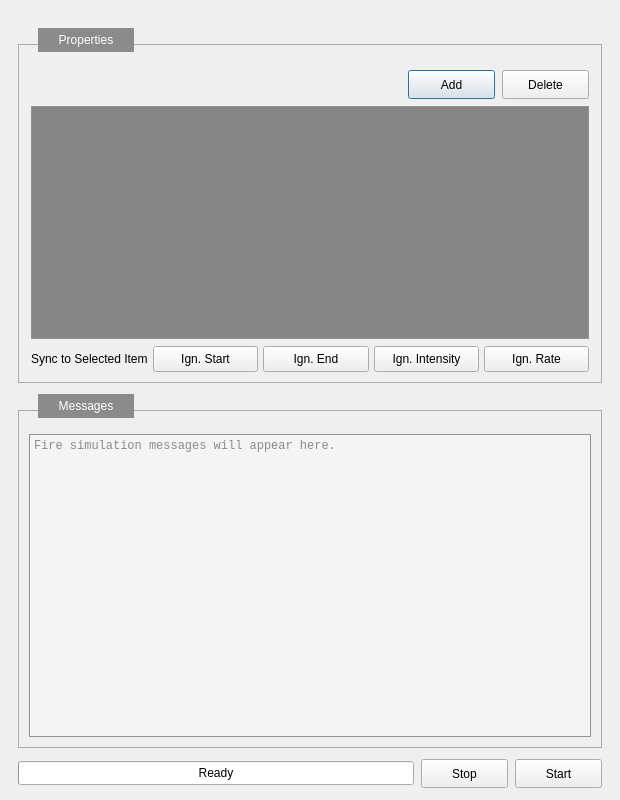
<?xml version="1.0" encoding="UTF-8"?>
<ui version="4.0">
 <class>DlgWorldOptionFireEditor</class>
 <widget class="QDialog" name="DlgWorldOptionFireEditor">
  <property name="geometry">
   <rect>
    <x>0</x>
    <y>0</y>
    <width>620</width>
    <height>800</height>
   </rect>
  </property>
  <property name="minimumSize">
   <size>
    <width>550</width>
    <height>620</height>
   </size>
  </property>
  <property name="windowTitle">
   <string>World Option - Fire</string>
  </property>
  <layout class="QVBoxLayout" name="verticalLayoutWorldOptionFireEditor">
   <property name="spacing">
    <number>11</number>
   </property>
   <property name="leftMargin">
    <number>18</number>
   </property>
   <property name="topMargin">
    <number>28</number>
   </property>
   <property name="rightMargin">
    <number>18</number>
   </property>
   <property name="bottomMargin">
    <number>12</number>
   </property>
   <item stretch="5">
    <widget class="QGroupBox" name="gbWorldOptionFireProperties">
     <property name="title">
      <string>Properties</string>
     </property>
     <property name="styleSheet">
      <string notr="true">QGroupBox#gbWorldOptionFireProperties {
    border: 1px solid #aaaaaa;
    margin-top: 16px;
}
QGroupBox#gbWorldOptionFireProperties::title {
    subcontrol-origin: margin;
    subcontrol-position: top left;
    left: 20px;
    padding: 5px 19px;
    background-color: #8b8b8b;
    color: white;
}
QListWidget#lstwWorldOptionFireProperties {
    background-color: #858585;
    border: 1px solid #929292;
    outline: none;
}
QListWidget#lstwWorldOptionFireProperties::item {
    border: 2px solid transparent;
    padding: 3px;
}
QListWidget#lstwWorldOptionFireProperties::item:selected {
    background-color: #2389bf;
    border-color: #2389bf;
}
</string>
     </property>
     <layout class="QVBoxLayout" name="verticalLayoutWorldOptionFireProperties">
      <property name="spacing">
       <number>7</number>
      </property>
      <property name="leftMargin">
       <number>10</number>
      </property>
      <property name="topMargin">
       <number>22</number>
      </property>
      <property name="rightMargin">
       <number>10</number>
      </property>
      <property name="bottomMargin">
       <number>8</number>
      </property>
      <item>
       <layout class="QHBoxLayout" name="horizontalLayoutWorldOptionFireActions">
        <property name="spacing">
         <number>7</number>
        </property>
        <property name="leftMargin">
         <number>0</number>
        </property>
        <property name="topMargin">
         <number>0</number>
        </property>
        <property name="rightMargin">
         <number>0</number>
        </property>
        <property name="bottomMargin">
         <number>0</number>
        </property>
        <item>
         <spacer name="horizontalSpacerWorldOptionFireActions">
          <property name="orientation">
           <enum>Qt::Horizontal</enum>
          </property>
          <property name="sizeHint" stdset="0">
           <size>
            <width>1</width>
            <height>20</height>
           </size>
          </property>
         </spacer>
        </item>
        <item>
         <widget class="QPushButton" name="btnWorldOptionFireAdd">
          <property name="text">
           <string>Add</string>
          </property>
          <property name="minimumSize">
           <size>
            <width>87</width>
            <height>29</height>
           </size>
          </property>
          <property name="maximumSize">
           <size>
            <width>87</width>
            <height>16777215</height>
           </size>
          </property>
         </widget>
        </item>
        <item>
         <widget class="QPushButton" name="btnWorldOptionFireDelete">
          <property name="text">
           <string>Delete</string>
          </property>
          <property name="minimumSize">
           <size>
            <width>87</width>
            <height>29</height>
           </size>
          </property>
          <property name="maximumSize">
           <size>
            <width>87</width>
            <height>16777215</height>
           </size>
          </property>
         </widget>
        </item>
       </layout>
      </item>
      <item>
       <widget class="QListWidget" name="lstwWorldOptionFireProperties">
        <property name="selectionMode">
         <enum>QAbstractItemView::SingleSelection</enum>
        </property>
        <property name="verticalScrollMode">
         <enum>QAbstractItemView::ScrollPerPixel</enum>
        </property>
        <property name="horizontalScrollBarPolicy">
         <enum>Qt::ScrollBarAlwaysOff</enum>
        </property>
       </widget>
      </item>
      <item>
       <layout class="QHBoxLayout" name="horizontalLayoutWorldOptionFireSync">
        <property name="spacing">
         <number>5</number>
        </property>
        <property name="leftMargin">
         <number>0</number>
        </property>
        <property name="topMargin">
         <number>0</number>
        </property>
        <property name="rightMargin">
         <number>0</number>
        </property>
        <property name="bottomMargin">
         <number>0</number>
        </property>
        <item>
         <widget class="QLabel" name="lbWorldOptionFireSyncToSelectedItem">
          <property name="text">
           <string>Sync to Selected Item</string>
          </property>
         </widget>
        </item>
        <item>
         <widget class="QPushButton" name="btnWorldOptionFireSyncIgnStart">
          <property name="text">
           <string>Ign. Start</string>
          </property>
          <property name="minimumSize">
           <size>
            <width>0</width>
            <height>26</height>
           </size>
          </property>
         </widget>
        </item>
        <item>
         <widget class="QPushButton" name="btnWorldOptionFireSyncIgnEnd">
          <property name="text">
           <string>Ign. End</string>
          </property>
          <property name="minimumSize">
           <size>
            <width>0</width>
            <height>26</height>
           </size>
          </property>
         </widget>
        </item>
        <item>
         <widget class="QPushButton" name="btnWorldOptionFireSyncIgnIntensity">
          <property name="text">
           <string>Ign. Intensity</string>
          </property>
          <property name="minimumSize">
           <size>
            <width>0</width>
            <height>26</height>
           </size>
          </property>
         </widget>
        </item>
        <item>
         <widget class="QPushButton" name="btnWorldOptionFireSyncIgnRate">
          <property name="text">
           <string>Ign. Rate</string>
          </property>
          <property name="minimumSize">
           <size>
            <width>0</width>
            <height>26</height>
           </size>
          </property>
         </widget>
        </item>
       </layout>
      </item>
     </layout>
    </widget>
   </item>
   <item stretch="2">
    <widget class="QGroupBox" name="gbWorldOptionFireMessages">
     <property name="minimumSize">
      <size>
       <width>0</width>
       <height>145</height>
      </size>
     </property>
     <property name="title">
      <string>Messages</string>
     </property>
     <property name="styleSheet">
      <string notr="true">QGroupBox#gbWorldOptionFireMessages {
    border: 1px solid #aaaaaa;
    margin-top: 16px;
}
QGroupBox#gbWorldOptionFireMessages::title {
    subcontrol-origin: margin;
    subcontrol-position: top left;
    left: 20px;
    padding: 5px 19px;
    background-color: #8b8b8b;
    color: white;
}
QPlainTextEdit#pteWorldOptionFireMessages {
    background-color: #f4f4f4;
    color: #222222;
    border: 1px solid #929292;
    font-family: monospace;
    font-size: 9pt;
}</string>
     </property>
     <layout class="QVBoxLayout" name="verticalLayoutWorldOptionFireMessages">
      <property name="leftMargin">
       <number>8</number>
      </property>
      <property name="topMargin">
       <number>20</number>
      </property>
      <property name="rightMargin">
       <number>8</number>
      </property>
      <property name="bottomMargin">
       <number>8</number>
      </property>
      <item>
       <widget class="QPlainTextEdit" name="pteWorldOptionFireMessages">
        <property name="minimumSize">
         <size>
          <width>0</width>
          <height>105</height>
         </size>
        </property>
        <property name="readOnly">
         <bool>true</bool>
        </property>
        <property name="maximumBlockCount">
         <number>300</number>
        </property>
        <property name="placeholderText">
         <string>Fire simulation messages will appear here.</string>
        </property>
       </widget>
      </item>
     </layout>
    </widget>
   </item>
   <item>
    <layout class="QHBoxLayout" name="horizontalLayoutWorldOptionFireBottom">
     <property name="spacing">
      <number>7</number>
     </property>
     <property name="leftMargin">
      <number>0</number>
     </property>
     <property name="topMargin">
      <number>0</number>
     </property>
     <property name="rightMargin">
      <number>0</number>
     </property>
     <property name="bottomMargin">
      <number>0</number>
     </property>
     <item stretch="1">
      <widget class="QProgressBar" name="prgWorldOptionFireProgress">
       <property name="sizePolicy">
        <sizepolicy hsizetype="Expanding" vsizetype="Fixed">
         <horstretch>1</horstretch>
         <verstretch>0</verstretch>
        </sizepolicy>
       </property>
       <property name="minimumSize">
        <size>
         <width>120</width>
         <height>24</height>
        </size>
       </property>
       <property name="maximumSize">
        <size>
         <width>16777215</width>
         <height>24</height>
        </size>
       </property>
       <property name="value">
        <number>0</number>
       </property>
       <property name="textVisible">
        <bool>true</bool>
       </property>
       <property name="format">
        <string>Ready</string>
       </property>
      </widget>
     </item>
     <item>
      <widget class="QPushButton" name="btnWorldOptionFireStop">
       <property name="text">
        <string>Stop</string>
       </property>
       <property name="minimumSize">
        <size>
         <width>87</width>
         <height>29</height>
        </size>
       </property>
       <property name="maximumSize">
        <size>
         <width>87</width>
         <height>29</height>
        </size>
       </property>
      </widget>
     </item>
     <item>
      <widget class="QPushButton" name="btnWorldOptionFireStart">
       <property name="text">
        <string>Start</string>
       </property>
       <property name="minimumSize">
        <size>
         <width>87</width>
         <height>29</height>
        </size>
       </property>
       <property name="maximumSize">
        <size>
         <width>87</width>
         <height>29</height>
        </size>
       </property>
      </widget>
     </item>
    </layout>
   </item>
  </layout>
 </widget>
 <resources />
 <connections />
</ui>
